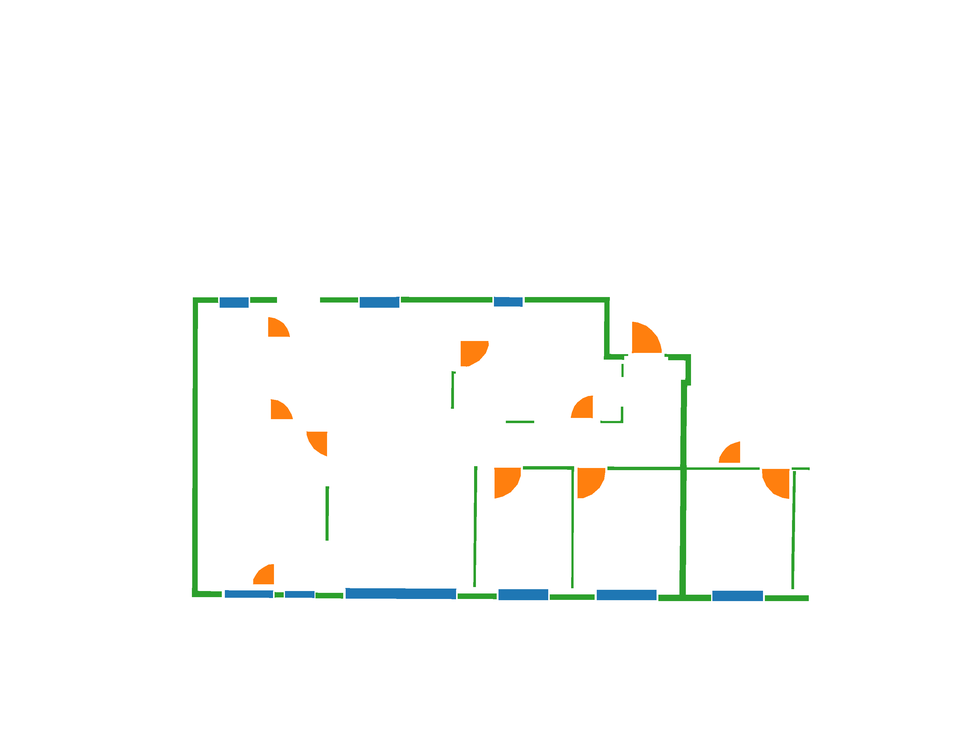
#> input picture das/d.png, 954 x 740 px, shrunk from 3127 x 2424 before the run
$ python raster.py
#> lines starting #> are read from the running program, lines starting #| are printed output that depends on the picture; after the words box and inside, x2 and y2 are one past the last pixel; in counts of white or black regions, pixels touching at a corner belong together
import os
import cv2
from shapely.geometry import Polygon
import numpy as np
import geopandas as gpd
import json

os.chdir('/Users/archisketch/Desktop/opt/') #폴더 경로
img = cv2.imread('d.png') #파일명
#> img is the input picture: shape (740, 954, 3); mean B, G, R 250.1, 252, 251

gray = cv2.cvtColor(img, cv2.COLOR_BGR2GRAY) #흑백사진으로 변환
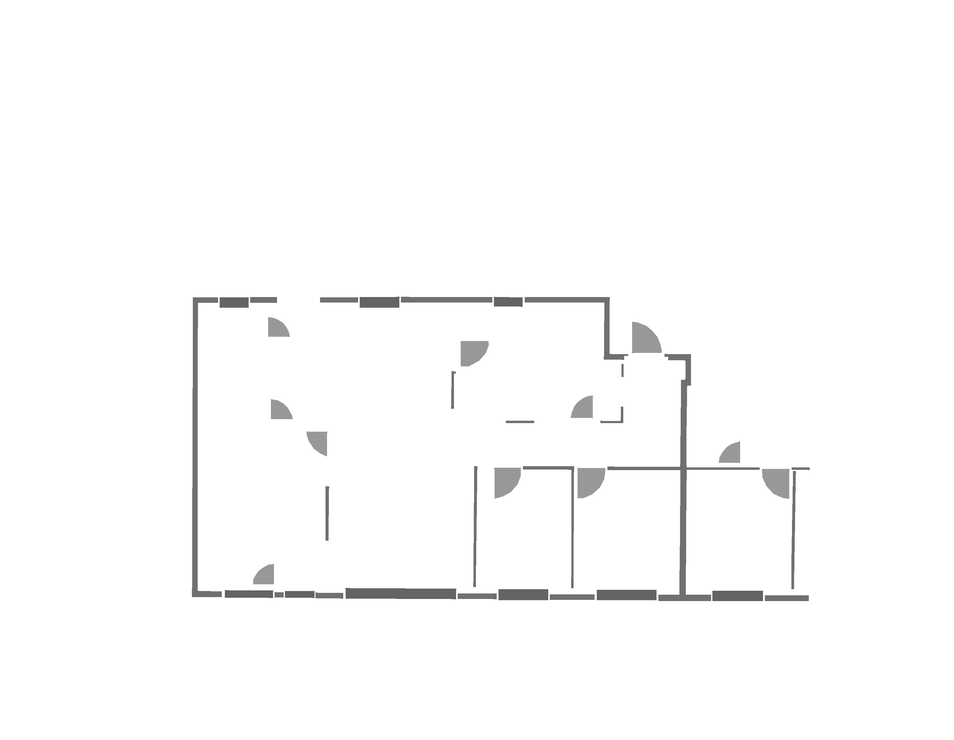
#> gray: shape (740, 954); min 77, max 255, mean 251.5
ret, binary = cv2.threshold(gray, 240, 255, 0)
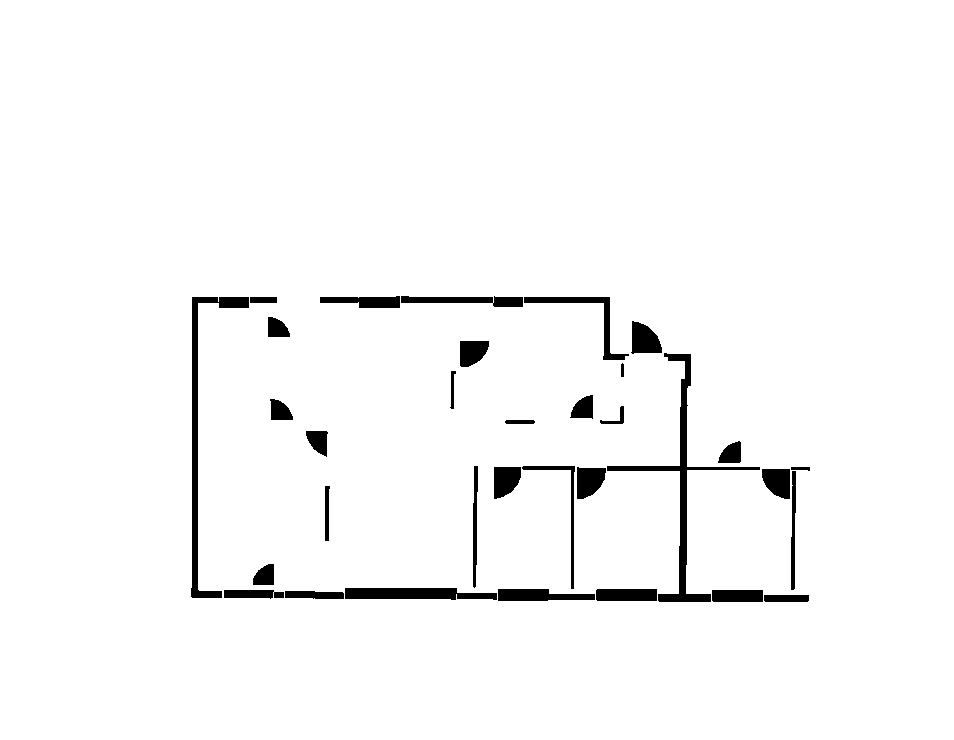
#> binary: shape (740, 954); 97.1% white; 33 black regions

contours, hierachy = cv2.findContours(binary, cv2.RETR_TREE,cv2.CHAIN_APPROX_SIMPLE) #cv2.findContours 원본이미지를 직접수정함
#> contours = 36 contours; largest, box (x1, y1, x2, y2) and area: (0, 0, 954, 740) 704267, (606, 352, 761, 603) 3283, (190, 296, 250, 599) 2823, (344, 587, 498, 601) 1642, (523, 296, 630, 361) 1126
image = cv2.drawContours(img, contours, -1, (0,255,0), 3)
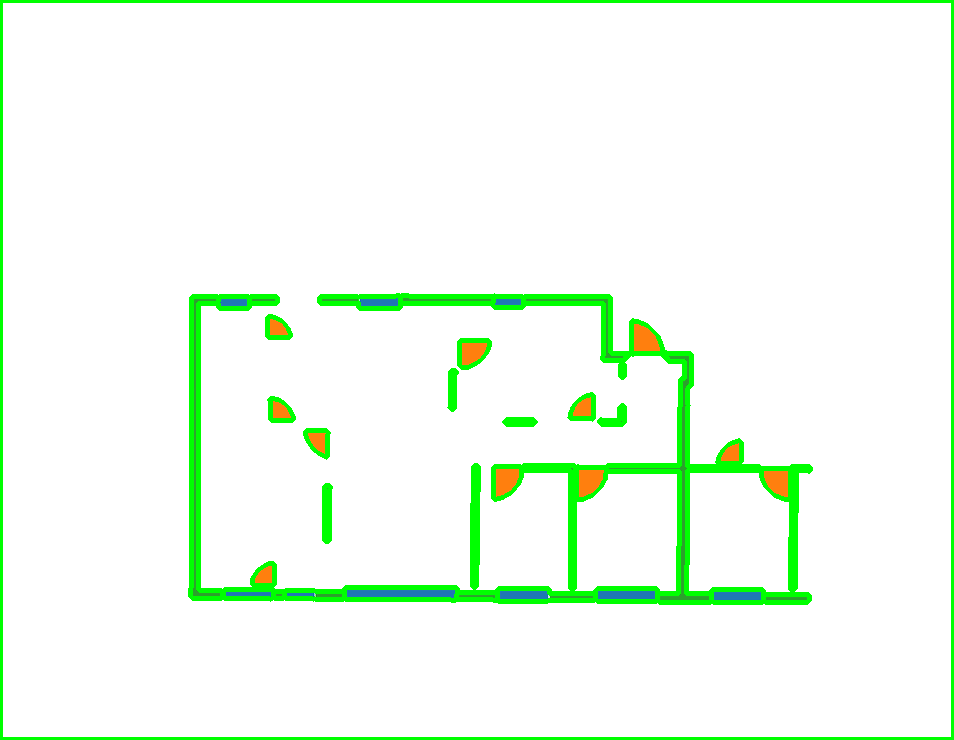
#> image: shape (740, 954, 3); mean B, G, R 238.7, 253.4, 239.4

poly_objs = []
for i in range(len(contours)):
    if (i > 0) and (len(contours[i]))>2:
        poly_objs.append(Polygon(np.squeeze(contours[i]))) #poly_objs라는 list에 contours의 점들을 꼭지점으로 가지는 폴리곤을 만들어 넣음
#> this loop made 36 passes
#> after the loop, poly_objs = 35 items

polygons = poly_objs
#> polygons = 35 items
#> (the run stopped early here; a loop or call above may not have finished)
